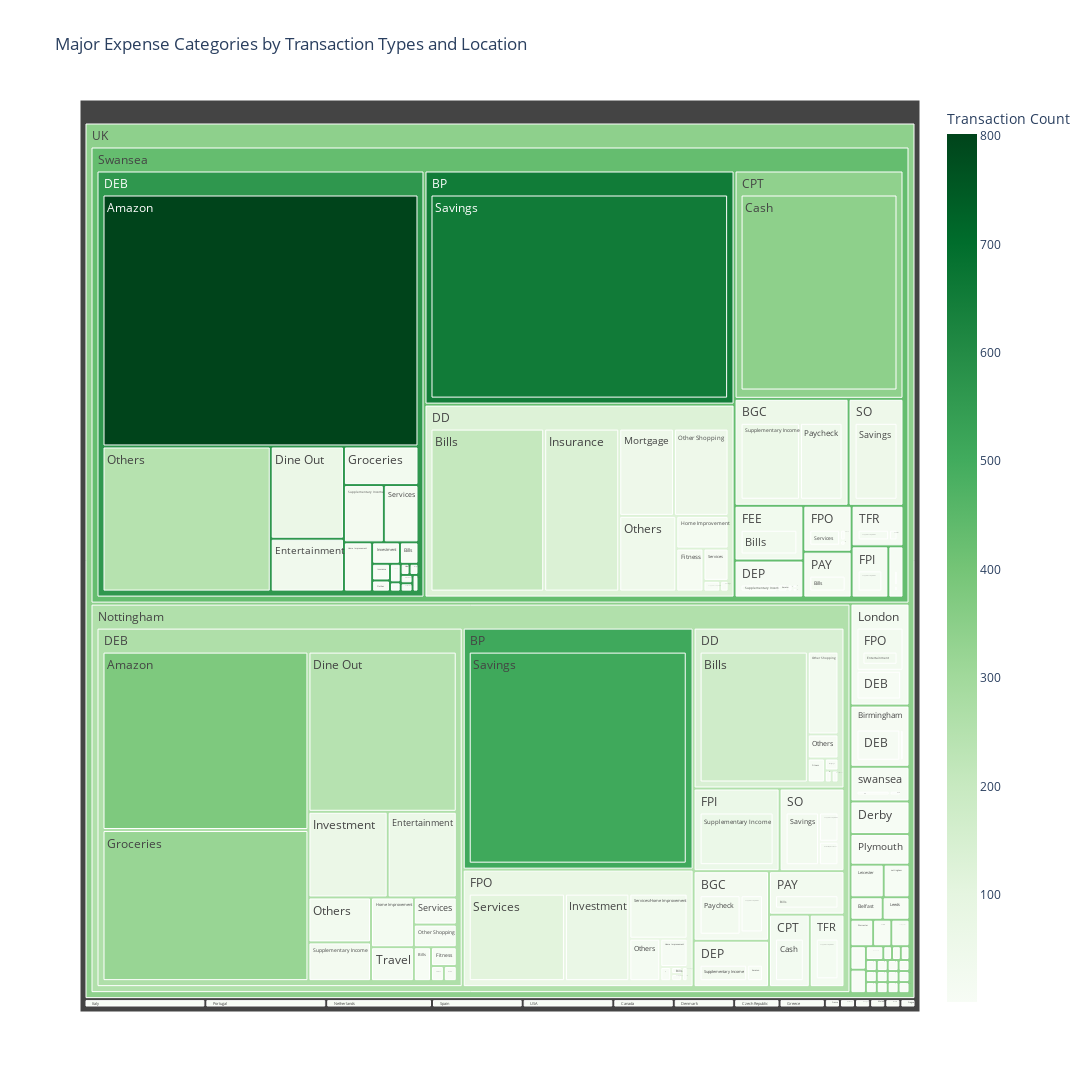

Notebook code for this chart:
### Code cell
import pandas as pd
import plotly.express as px

# Read the dataset
df = pd.read_csv('your_dataset.csv')

# Group data by transaction type, location country, location city, and category
grouped_data = df.groupby(['Transaction Type', 'Location Country', 'Location City', 'Category']).size().reset_index(name='Transaction Count')

# Create the treemap
fig = px.treemap(grouped_data, 
                 path=['Location Country', 'Location City', 'Transaction Type', 'Category'],
                 values='Transaction Count',
                 color='Transaction Count',
                 color_continuous_scale='greens',
                 title='Major Expense Categories by Transaction Types and Location')

# Set layout options
fig.update_layout(height=1200, width=1600)

# Update hover template to include additional information
fig.update_traces(hovertemplate=
    '<b>Location Country:</b> %{label[0]}<br>' +
    '<b>Location City:</b> %{label[1]}<br>' +
    '<b>Transaction Type:</b> %{label[2]}<br>' +
    '<b>Category:</b> %{label[3]}<br>' +
    '<b>Transaction Count:</b> %{value}<extra></extra>')

# Show the treemap
fig.show()

### Figure 1 — Plotly figure (JSON) as saved in the notebook; plotly's stock layout.template omitted (floating-point values rounded to 4 significant figures; data arrays with more than 128 entries replaced by an {"elided": "..."} marker saying what was removed)
{"data": [{"branchvalues": "total", "customdata": {"elided": "361x1 float values"}, "domain": {"x": [0, 1], "y": [0, 1]}, "hovertemplate": "<b>Location Country:</b> %{label[0]}<br><b>Location City:</b> %{label[1]}<br><b>Transaction Type:</b> %{label[2]}<br><b>Category:</b> %{label[3]}<br><b>Transaction Count:</b> %{value}<extra></extra>", "ids": {"elided": "361 str values"}, "labels": {"elided": "361 str values"}, "marker": {"coloraxis": "coloraxis", "colors": {"elided": "361 float values"}}, "name": "", "parents": {"elided": "361 str values"}, "type": "treemap", "values": {"elided": "361 int values"}}], "layout": {"coloraxis": {"colorbar": {"title": {"text": "Transaction Count"}}, "colorscale": [[0, "rgb(247,252,245)"], [0.125, "rgb(229,245,224)"], [0.25, "rgb(199,233,192)"], [0.375, "rgb(161,217,155)"], [0.5, "rgb(116,196,118)"], [0.625, "rgb(65,171,93)"], [0.75, "rgb(35,139,69)"], [0.875, "rgb(0,109,44)"], [1, "rgb(0,68,27)"]]}, "height": 1200, "legend": {"tracegroupgap": 0}, "title": {"text": "Major Expense Categories by Transaction Types and Location"}, "width": 1600}}
